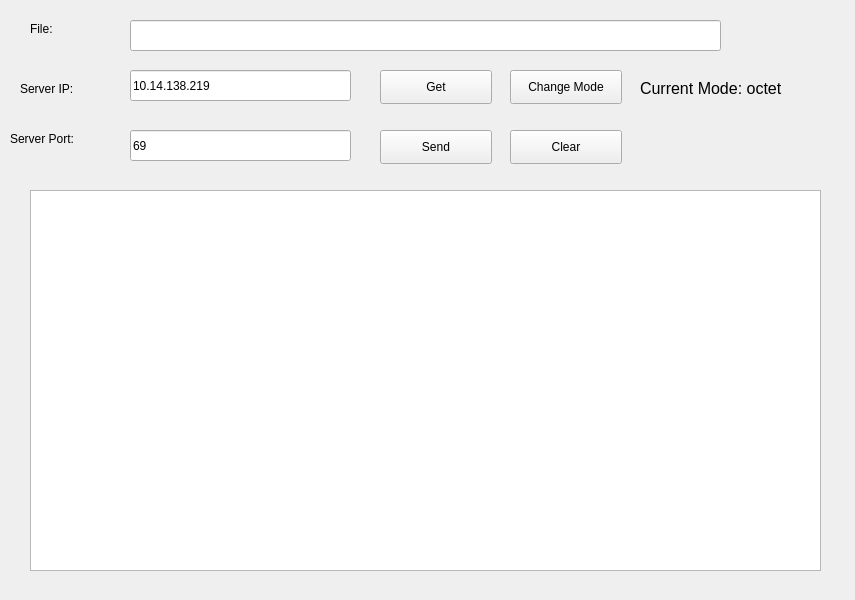
<?xml version="1.0" encoding="UTF-8"?>
<ui version="4.0">
 <class>Widget</class>
 <widget class="QWidget" name="Widget">
  <property name="geometry">
   <rect>
    <x>0</x>
    <y>0</y>
    <width>855</width>
    <height>600</height>
   </rect>
  </property>
  <property name="windowTitle">
   <string>Widget</string>
  </property>
  <widget class="QLineEdit" name="IPLine">
   <property name="geometry">
    <rect>
     <x>130</x>
     <y>70</y>
     <width>221</width>
     <height>31</height>
    </rect>
   </property>
   <property name="text">
    <string>10.14.138.219</string>
   </property>
  </widget>
  <widget class="QLineEdit" name="PortLine">
   <property name="geometry">
    <rect>
     <x>130</x>
     <y>130</y>
     <width>221</width>
     <height>31</height>
    </rect>
   </property>
   <property name="text">
    <string>69</string>
   </property>
  </widget>
  <widget class="QLabel" name="LabelIP">
   <property name="geometry">
    <rect>
     <x>20</x>
     <y>80</y>
     <width>101</width>
     <height>18</height>
    </rect>
   </property>
   <property name="text">
    <string>Server IP:</string>
   </property>
  </widget>
  <widget class="QLabel" name="LabelPort">
   <property name="geometry">
    <rect>
     <x>10</x>
     <y>130</y>
     <width>121</width>
     <height>18</height>
    </rect>
   </property>
   <property name="text">
    <string>Server Port:</string>
   </property>
  </widget>
  <widget class="QPushButton" name="GetBtn">
   <property name="geometry">
    <rect>
     <x>380</x>
     <y>70</y>
     <width>112</width>
     <height>34</height>
    </rect>
   </property>
   <property name="text">
    <string>Get</string>
   </property>
  </widget>
  <widget class="QListView" name="MessageList">
   <property name="geometry">
    <rect>
     <x>30</x>
     <y>190</y>
     <width>791</width>
     <height>381</height>
    </rect>
   </property>
  </widget>
  <widget class="QPushButton" name="SendBtn">
   <property name="geometry">
    <rect>
     <x>380</x>
     <y>130</y>
     <width>112</width>
     <height>34</height>
    </rect>
   </property>
   <property name="text">
    <string>Send</string>
   </property>
  </widget>
  <widget class="QPushButton" name="ChangeModeBtn">
   <property name="geometry">
    <rect>
     <x>510</x>
     <y>70</y>
     <width>112</width>
     <height>34</height>
    </rect>
   </property>
   <property name="text">
    <string>Change Mode</string>
   </property>
  </widget>
  <widget class="QLineEdit" name="FileLine">
   <property name="geometry">
    <rect>
     <x>130</x>
     <y>20</y>
     <width>591</width>
     <height>31</height>
    </rect>
   </property>
  </widget>
  <widget class="QLabel" name="LabelFile">
   <property name="geometry">
    <rect>
     <x>30</x>
     <y>20</y>
     <width>81</width>
     <height>18</height>
    </rect>
   </property>
   <property name="text">
    <string>File:</string>
   </property>
  </widget>
  <widget class="QLabel" name="ModeLabel">
   <property name="geometry">
    <rect>
     <x>640</x>
     <y>80</y>
     <width>201</width>
     <height>16</height>
    </rect>
   </property>
   <property name="font">
    <font>
     <pointsize>12</pointsize>
    </font>
   </property>
   <property name="text">
    <string>Current Mode: octet</string>
   </property>
  </widget>
  <widget class="QPushButton" name="ClearBtn">
   <property name="geometry">
    <rect>
     <x>510</x>
     <y>130</y>
     <width>112</width>
     <height>34</height>
    </rect>
   </property>
   <property name="text">
    <string>Clear</string>
   </property>
  </widget>
 </widget>
 <resources/>
 <connections/>
</ui>
